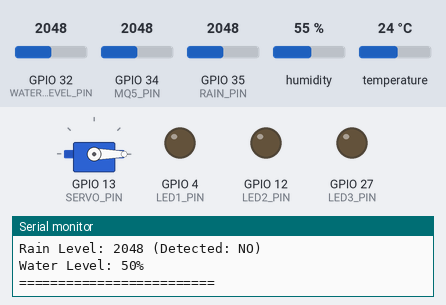
This sketch was run on a simulated ESP32. Shown: servo, output pins drawn as LEDs (lit = HIGH), the last lines printed to the serial monitor. The test bench sets the inputs (shaded band); at power-on: GPIO 34 (MQ5_PIN) = 2048, GPIO 32 (WATER_LEVEL_PIN) = 2048, GPIO 35 (RAIN_PIN) = 2048, humidity 55 %, temperature 24 °C. WiFi joins after 1.5 s; servers stay silent unless stated.

Above: at 2.7 s.
2.8 s: GPIO 34 (MQ5_PIN) set to 1959
At 8.6 s:
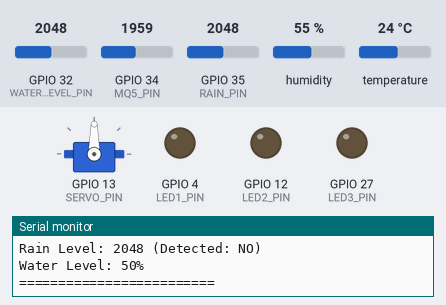
23.3 s: GPIO 34 (MQ5_PIN) set to 2040
At 28.0 s:
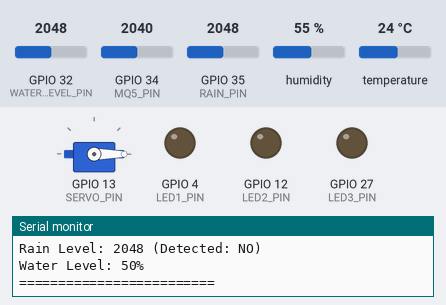
29.4 s: GPIO 34 (MQ5_PIN) set to 1960
At 33.7 s:
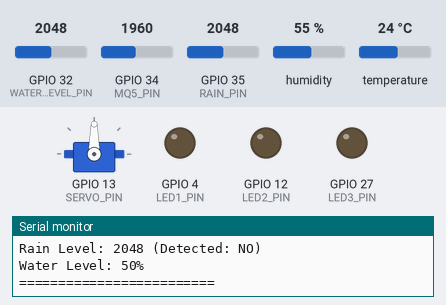
Timing chart, 0 to 35.2 s (numbered marks = the images above; inputs shaded):
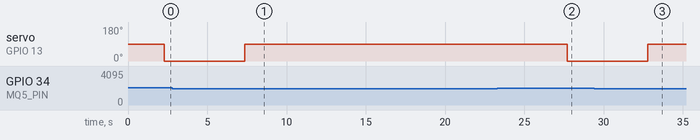

Measured:
- the behaviour switches between 2001 and 2000 on GPIO 34 (MQ5_PIN) (found by bisection; images 0 and 1)
- after the input at 2.8 s, servo on GPIO 13 (SERVO_PIN): 0° → 90° after 4.6 s
- after the input at 23.3 s, servo on GPIO 13 (SERVO_PIN): 90° → 0° after 4.4 s
- after the input at 29.4 s, servo on GPIO 13 (SERVO_PIN): 0° → 90° after 3.4 s

The sketch:

SmartEcoHome.ino
```cpp
#include <WiFi.h>
#include <Firebase_ESP_Client.h>
#include <DHT.h>
#include <ESP32Servo.h>

// Helpers
#include <addons/TokenHelper.h>
#include <addons/RTDBHelper.h>

// WiFi credentials (replace with your own in local config)
#define WIFI_SSID "<YOUR_WIFI_SSID>"
#define WIFI_PASSWORD "<YOUR_WIFI_PASSWORD>"

// Firebase credentials (replace with your own in local config)
#define API_KEY "<YOUR_FIREBASE_API_KEY>"
#define DATABASE_URL "<YOUR_FIREBASE_DB_URL>"
#define USER_EMAIL "<YOUR_EMAIL>"
#define USER_PASSWORD "<YOUR_PASSWORD>"

// === Window Sensors ===
#define DHT_PIN 14
#define MQ5_PIN 34
#define RAIN_PIN 35
#define SERVO_PIN 13

// === LED Pins ===
#define LED1_PIN 4
#define LED2_PIN 12
#define LED3_PIN 27

// === Water Level Sensor ===
#define WATER_LEVEL_PIN 32

// === Sensor Thresholds ===
#define SEUIL_GAZ 2000
#define SEUIL_PLUIE 1500
#define SEUIL_TEMP 30.0

// === Objects ===
DHT dht(DHT_PIN, DHT11);
Servo servoFenetre;
FirebaseData fbdo;
FirebaseAuth auth;
FirebaseConfig config;

unsigned long sendDataPrevMillis = 0;
int interval = 5000; // Send data every 5 seconds

void setup() {
  Serial.begin(115200);

  dht.begin();
  servoFenetre.attach(SERVO_PIN, 500, 2400);

  pinMode(MQ5_PIN, INPUT);
  pinMode(RAIN_PIN, INPUT);
  pinMode(WATER_LEVEL_PIN, INPUT);

  pinMode(LED1_PIN, OUTPUT);
  pinMode(LED2_PIN, OUTPUT);
  pinMode(LED3_PIN, OUTPUT);

  digitalWrite(LED1_PIN, LOW);
  digitalWrite(LED2_PIN, LOW);
  digitalWrite(LED3_PIN, LOW);

  // Connect to Wi-Fi
  WiFi.begin(WIFI_SSID, WIFI_PASSWORD);
  Serial.print("Connecting to Wi-Fi");
  while (WiFi.status() != WL_CONNECTED) {
    Serial.print(".");
    delay(300);
  }
  Serial.println("\nWiFi Connected!");

  // Firebase setup
  config.api_key = API_KEY;
  config.database_url = DATABASE_URL;
  auth.user.email = USER_EMAIL;
  auth.user.password = USER_PASSWORD;

  config.token_status_callback = tokenStatusCallback;

  Firebase.reconnectNetwork(true);
  Firebase.begin(&config, &auth);
  Firebase.setDoubleDigits(2);

  Serial.println("Firebase initialized!");
}

void loop() {
  if (Firebase.ready() && (millis() - sendDataPrevMillis > interval || sendDataPrevMillis == 0)) {
    sendDataPrevMillis = millis();

    float temperature = dht.readTemperature();
    float humidity = dht.readHumidity();
    int gasLevel = analogRead(MQ5_PIN);
    int rainLevel = analogRead(RAIN_PIN);
    int waterLevel = analogRead(WATER_LEVEL_PIN);

    bool gasDetected = gasLevel > SEUIL_GAZ;
    bool rainDetected = rainLevel < SEUIL_PLUIE;
    int waterLevelPercent = map(waterLevel, 0, 4095, 0, 100);

    Serial.println("=== Sensor Readings ===");
    Serial.printf("Temperature: %.2f°C\n", temperature);
    Serial.printf("Humidity: %.2f%%\n", humidity);
    Serial.printf("Gas Level: %d (Detected: %s)\n", gasLevel, gasDetected ? "YES" : "NO");
    Serial.printf("Rain Level: %d (Detected: %s)\n", rainLevel, rainDetected ? "YES" : "NO");
    Serial.printf("Water Level: %d%%\n", waterLevelPercent);

    // Upload data to Firebase
    if (!isnan(temperature)) Firebase.RTDB.setFloat(&fbdo, "data/temperature", temperature);
    if (!isnan(humidity)) Firebase.RTDB.setFloat(&fbdo, "data/moisture", humidity);
    Firebase.RTDB.setBool(&fbdo, "data/gas", gasDetected);
    Firebase.RTDB.setBool(&fbdo, "data/rain", rainDetected);
    Firebase.RTDB.setInt(&fbdo, "data/waterLevel", waterLevelPercent);

    controlWindow(gasDetected, rainDetected, temperature);

    Serial.println("=========================\n");
  }
  delay(100);
}

void controlWindow(bool gasDetected, bool rainDetected, float temperature) {
  if (gasDetected) servoFenetre.write(0);  // Open
  else if (rainDetected) servoFenetre.write(90);  // Close
  else if (temperature > SEUIL_TEMP) servoFenetre.write(0);  // Open
  else servoFenetre.write(90);  // Close
}
```
